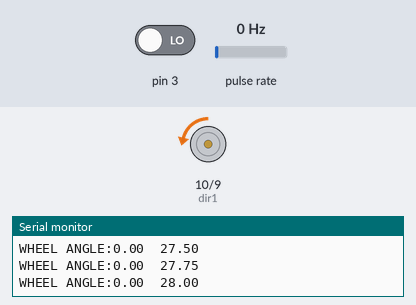
The sketch below on a simulated Arduino Uno, built with avr-gcc and run on an emulated ATmega328P. On the bench: motor-driver pin pairs drawn as motors (green arrow = first pin HIGH = forward, orange = second pin HIGH = backward, longer = more drive), the last lines printed to the serial monitor. Wiring (inferred from the names in the program): pulse sensor: data pin 2. The test bench sets the inputs (shaded band); at power-on: pulse rate 0 Hz, pin 3 LOW.

Above: at 1.2 s.
1.3 s: pulse rate (sensor on pin 2) set to 100 Hz
At 17.41 s:
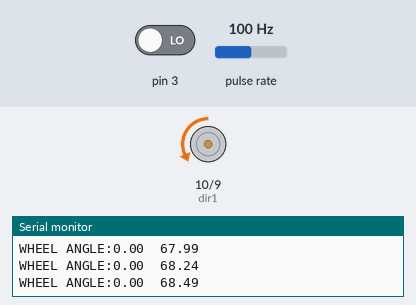
Timing chart, 0 to 17.9 s (numbered marks = the images above; inputs shaded):
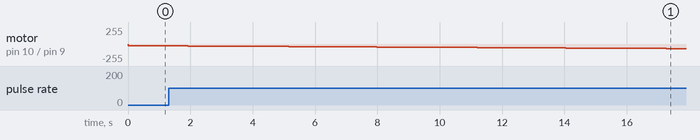

The sketch:

pvcontrol.ino
```cpp
double count = 0; //set the counts of the encoder
double angle = 0;//set the angles
boolean A,B;
byte state, statep;


const int dir1 = 10;//these pins are to control the direction of the motor (clockwise/counter-clockwise)
const int dir2 = 9;

double setpoint = 25;//
double Kp = 1;// you can set these constants however you like depending on trial & error
double Ki = 0.01;
double Kd = 0.01;

float last_error = 0;
float error = 0;
float changeError = 0;
float totalError = 0;
float pidTerm = 0;
float pidTerm_scaled = 0;// if the total gain we get is not in the PWM range we scale it down so that it's not bigger than |255|


void setup() {
  Serial.begin(9600);
  pinMode(2, INPUT);//encoder pins
  pinMode(3, INPUT);
  attachInterrupt(0,Achange,CHANGE);//interrupt pins for encoder
  attachInterrupt(1,Bchange,CHANGE);

  pinMode(dir1, OUTPUT);
  pinMode(dir2, OUTPUT);

}

void loop(){

  PIDcalculation();// find PID value

  if (angle < setpoint) {
    digitalWrite(dir1, LOW);// Forward motion
    analogWrite(dir2, pidTerm_scaled);
  } else {
    analogWrite(dir1, pidTerm_scaled);//Reverse motion
    digitalWrite(dir2, LOW);
  }


  Serial.print("WHEEL ANGLE:");
  Serial.print(angle);
  Serial.print("\t");
   Serial.println(pidTerm_scaled);

  delay(100);
}

void PIDcalculation(){
  angle = (0.3 * count);//count to angle conversion
  error = setpoint - angle;

  changeError = error - last_error; // derivative term
  totalError += error; //accumalate errors to find integral term
  pidTerm = (Kp * error) + (Ki * totalError) + (Kd * changeError);//total gain
  pidTerm = constrain(pidTerm, -255, 255);//constraining to appropriate value
  pidTerm_scaled = abs(pidTerm);//make sure it's a positive value

  last_error = error;
}

void Achange() //these functions are for finding the encoder counts
{
  A = digitalRead(2);
  B = digitalRead(3);

  if ((A==HIGH)&&(B==HIGH)) state = 1;
  if ((A==HIGH)&&(B==LOW)) state = 2;
  if ((A==LOW)&&(B==LOW)) state = 3;
  if((A==LOW)&&(B==HIGH)) state = 4;
  switch (state)
  {
    case 1:
    {
      if (statep == 2) count++;
      if (statep == 4) count--;
      break;
    }
    case 2:
    {
      if (statep == 1) count--;
      if (statep == 3) count++;
      break;
    }
    case 3:
    {
      if (statep == 2) count --;
      if (statep == 4) count ++;
      break;
    }
    default:
    {
      if (statep == 1) count++;
      if (statep == 3) count--;
    }
  }
  statep = state;

}

void Bchange()
{
  A = digitalRead(2);
  B = digitalRead(3);

  if ((A==HIGH)&&(B==HIGH)) state = 1;
  if ((A==HIGH)&&(B==LOW)) state = 2;
  if ((A==LOW)&&(B==LOW)) state = 3;
  if((A==LOW)&&(B==HIGH)) state = 4;
  switch (state)
  {
    case 1:
    {
      if (statep == 2) count++;
      if (statep == 4) count--;
      break;
    }
    case 2:
    {
      if (statep == 1) count--;
      if (statep == 3) count++;
      break;
    }
    case 3:
    {
      if (statep == 2) count --;
      if (statep == 4) count ++;
      break;
    }
    default:
    {
      if (statep == 1) count++;
      if (statep == 3) count--;
    }
  }
  statep = state;

}
```
